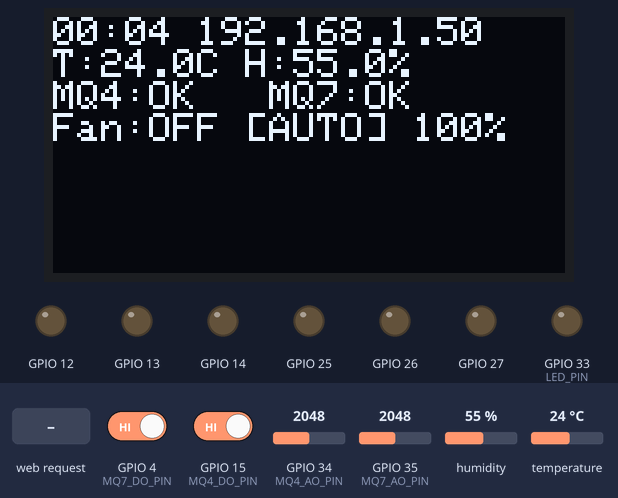
This program was run on a simulated ESP32. On the bench: 128×64 one-colour display, output pins drawn as LEDs (lit = HIGH). The inputs (shaded band) are chosen by the test bench; at power-on: humidity 55 %, GPIO 4 (MQ7_DO_PIN) HIGH, GPIO 15 (MQ4_DO_PIN) HIGH, GPIO 34 (MQ4_AO_PIN) = 2048, GPIO 35 (MQ7_AO_PIN) = 2048, temperature 24 °C. WiFi joins after 1.5 s; servers stay silent unless stated; storage starts empty; what the program prints to the serial monitor is not drawn.

Above: at 4.8 s.
4.9 s: humidity set to 69 %
At 6.5 s:
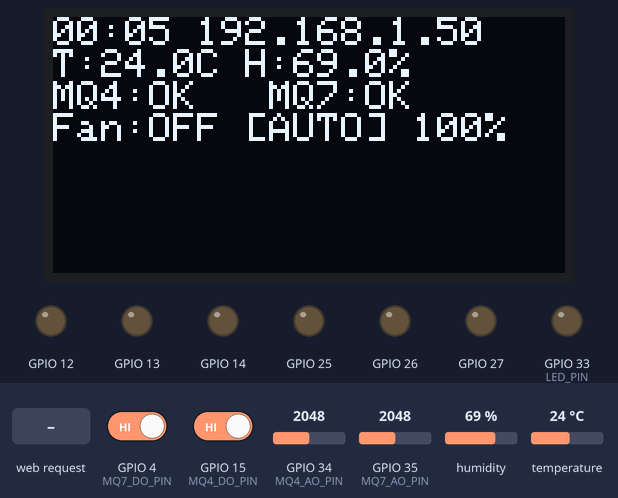
8.2 s: humidity set to 72 %
At 9.4 s:
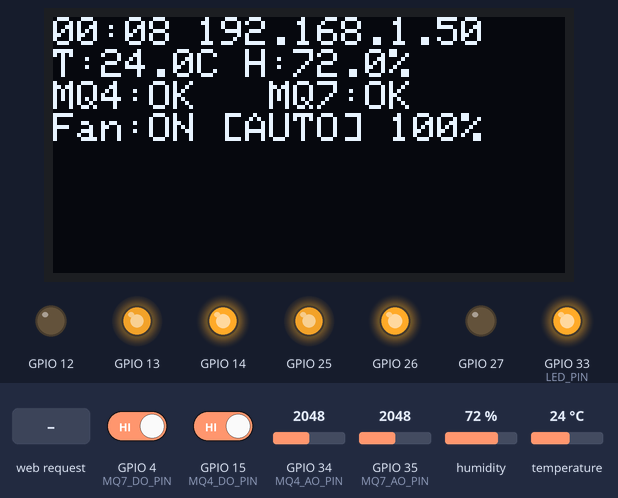
12.3 s: GPIO 4 (MQ7_DO_PIN) driven LOW
At 13.3 s:
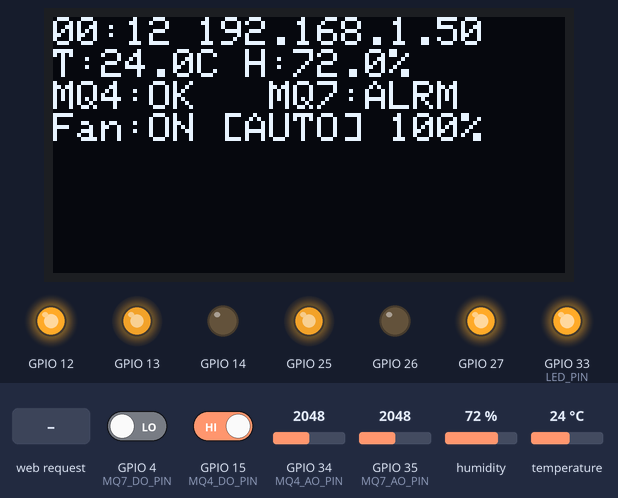
16.4 s: GPIO 15 (MQ4_DO_PIN) driven LOW
At 17.1 s:
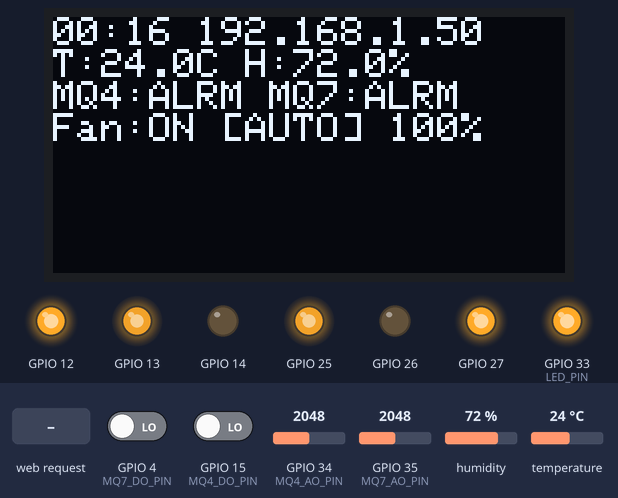
20.5 s: HTTP request GET /toggleMode?m=0 received
At 21.6 s:
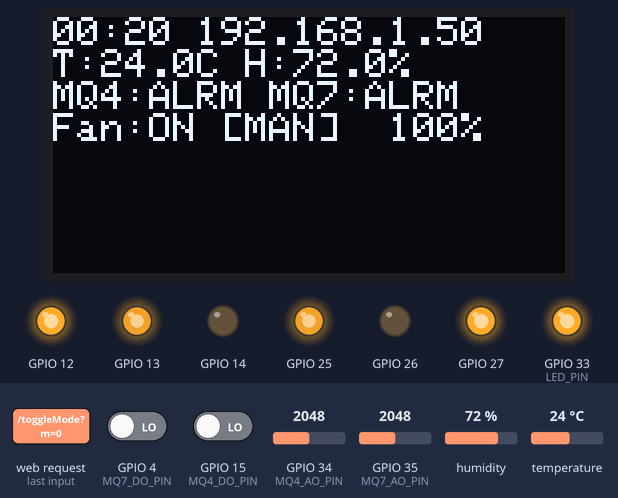
24.6 s: HTTP request GET /toggleFan received
At 25.4 s:
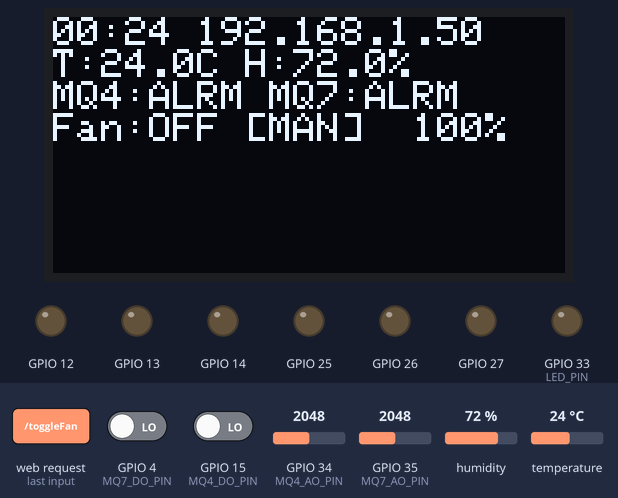
Timing chart, 0 to 27.6 s (numbered marks = the images above; inputs shaded):
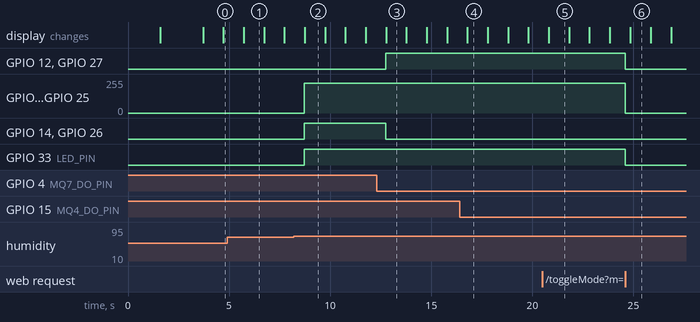

The program:

main.cpp
```cpp
/*
 * ================================================================
 * STAZIONE AMBIENTE + CONTROLLO VENTOLA  —  Web Dashboard
 * Modifiche: Aggiunti sensori Gas MQ-4 e MQ-7. Sicurezza ventole.
 * Hardware : ESP32 | BMP280 | AHT20 | SSD1306 | L298N (x2) | MQ-4 | MQ-7
 * Librerie : Adafruit_SSD1306, Adafruit_BMP280, Adafruit_AHTX0,
 * WiFi, WebServer, LittleFS (built-in ESP32 Arduino core)
 * ================================================================
 */

#include <Arduino.h>
#include <Wire.h>
#include <LittleFS.h>
#include <Adafruit_SSD1306.h>
#include <Adafruit_BMP280.h>
#include <Adafruit_AHTX0.h>
#include <WiFi.h>
#include <WebServer.h>
#include <ESPmDNS.h>

// ===================== CREDENZIALI WIFI =====================
#define WIFI_SSID "sr1777"
#define WIFI_PASS "milanmilan"

// ===================== PIN I2C =====================
#define SDA_PIN 17
#define SCL_PIN 16

// ===================== SENSORI GAS =====================
#define MQ4_AO_PIN 34  // Analog MQ-4 (ADC1 - Sicuro con WiFi)
#define MQ4_DO_PIN 15  // Digital MQ-4
#define MQ7_AO_PIN 35  // Analog MQ-7 (ADC1 - Sicuro con WiFi)
#define MQ7_DO_PIN 4   // Digital MQ-7

int mq4_analog = 0;
int mq4_digital = 1;
int mq7_analog = 0;
int mq7_digital = 1;

// ===================== OLED =====================
#define OLED_RST -1
#define ROW 64
#define COL 128
Adafruit_SSD1306 display(COL, ROW, &Wire, OLED_RST);

// ===================== SENSORI I2C =====================
Adafruit_BMP280 bmp;
Adafruit_AHTX0  aht;

// ===================== TIMER =====================
hw_timer_t *timer0 = NULL;
unsigned long lastMs = 0;
const unsigned int period = 1000;

float currentTemp, currentHum;
unsigned long totSec;
unsigned int  minutes, seconds;

// ===================== MOTORI (L298N) =====================
#define ENA 13
#define IN1 12
#define IN2 14
#define ENB 25
#define IN3 27
#define IN4 26

#define BUTTON_PIN  0
#define LED_PIN    33
#define DEBOUNCE_MS 50
#define CW  1
#define CCW 0

const int PWM_CHANNEL_A   = 0;
const int PWM_CHANNEL_B   = 1;
const int PWM_FREQ        = 20000;
const int PWM_RES         = 8;

bool motorOn   = false;
bool autoMode  = true;
int  direction = CW;

unsigned long lastDebounceTime = 0;
int  lastButtonState = HIGH;
int  buttonState     = HIGH;
unsigned long manualTimer = 0;

// ===================== PARAMETRI CONFIGURABILI =====================
float tempThreshold = 28.0;
float humThreshold  = 70.0;
int   fanSpeedPct   = 100;

// ===================== CLASSE MOTORE =====================
class Robojax_L298N_DC_motor {
public:
  Robojax_L298N_DC_motor(int in1, int in2, int ena, int ch)
    : _in1(in1), _in2(in2), _ena(ena), _ch(ch) {}

  void begin() {
    pinMode(_in1, OUTPUT);
    pinMode(_in2, OUTPUT);
    pinMode(_ena, OUTPUT);
    ledcSetup(_ch, PWM_FREQ, PWM_RES);
    ledcAttachPin(_ena, _ch);
    coast();
  }

  void rotate(int /*id*/, int pct, int dir) {
    uint8_t duty = map(pct, 0, 230, 204, 255);
    digitalWrite(_in1, dir == CW ? HIGH : LOW);
    digitalWrite(_in2, dir == CW ? LOW  : HIGH);
    ledcWrite(_ch, duty);
  }

  void coast() {
    ledcWrite(_ch, 0);
    digitalWrite(_in1, LOW);
    digitalWrite(_in2, LOW);
  }

private:
  int _in1, _in2, _ena, _ch;
};

Robojax_L298N_DC_motor motorA(IN1, IN2, ENA, PWM_CHANNEL_A);
Robojax_L298N_DC_motor motorB(IN3, IN4, ENB, PWM_CHANNEL_B);

void setFanState(bool state, int dir = CW) {
  motorOn   = state;
  direction = dir;
  if (motorOn) {
    motorA.rotate(1, fanSpeedPct, direction);
    motorB.rotate(1, fanSpeedPct, direction);
    digitalWrite(LED_PIN, HIGH);
  } else {
    motorA.coast();
    motorB.coast();
    digitalWrite(LED_PIN, LOW);
  }
}

// ===================== STORICO (buffer circolare) =====================
#define HISTORY_SIZE 120  // 2 minuti a 1 campione/s

struct History {
  float temp [HISTORY_SIZE] = {};
  float hum  [HISTORY_SIZE] = {};
  uint8_t fan[HISTORY_SIZE] = {};
  unsigned long ts[HISTORY_SIZE] = {};
  int head  = 0;
  int count = 0;
} hist;

void histPush(float t, float h, bool fan) {
  hist.temp[hist.head] = t;
  hist.hum [hist.head] = h;
  hist.fan [hist.head] = fan ? 1 : 0;
  hist.ts  [hist.head] = totSec;
  hist.head = (hist.head + 1) % HISTORY_SIZE;
  if (hist.count < HISTORY_SIZE) hist.count++;
}

// ===================== WEB SERVER =====================
WebServer server(80);

void handleRoot() {
  File f = LittleFS.open("/index.html", "r");
  if (!f) {
    server.send(503, "text/plain",
      "index.html non trovato nel filesystem.\n"
      "Carica i file con: Strumenti -> ESP32 Sketch Data Upload");
    return;
  }
  server.streamFile(f, "text/html");
  f.close();
}

void handleNotFound() {
  String path = server.uri();
  if (LittleFS.exists(path)) {
    File f = LittleFS.open(path, "r");
    String contentType = "text/plain";
    if (path.endsWith(".html")) contentType = "text/html";
    else if (path.endsWith(".css"))  contentType = "text/css";
    else if (path.endsWith(".js"))   contentType = "application/javascript";
    else if (path.endsWith(".json")) contentType = "application/json";
    else if (path.endsWith(".ico"))  contentType = "image/x-icon";
    else if (path.endsWith(".png"))  contentType = "image/png";
    else if (path.endsWith(".svg"))  contentType = "image/svg+xml";
    server.streamFile(f, contentType);
    f.close();
  } else {
    server.send(404, "text/plain", "File non trovato: " + path);
  }
}

void handleData() {
  String json = "{";
  json += "\"temp\":"      + String(currentTemp, 2) + ",";
  json += "\"hum\":"       + String(currentHum, 2)  + ",";
  json += "\"fanOn\":"     + String(motorOn   ? "true" : "false") + ",";
  json += "\"autoMode\":"  + String(autoMode  ? "true" : "false") + ",";
  json += "\"tempThresh\":"+ String(tempThreshold, 1) + ",";
  json += "\"humThresh\":" + String(humThreshold, 1) + ",";
  json += "\"fanSpeed\":"  + String(fanSpeedPct) + ",";
  json += "\"uptime\":"    + String(totSec) + ",";

  // Aggiunta dati gas JSON
  json += "\"mq4_a\":"     + String(mq4_analog) + ",";
  json += "\"mq4_d\":"     + String(mq4_digital) + ",";
  json += "\"mq7_a\":"     + String(mq7_analog) + ",";
  json += "\"mq7_d\":"     + String(mq7_digital) + ",";

  int n     = hist.count;
  int start = (hist.count < HISTORY_SIZE) ? 0 : hist.head;
  #define HIDX(i) ((start + (i)) % HISTORY_SIZE)

  json += "\"history\":{";
  json += "\"ts\":[";
  for (int i = 0; i < n; i++) { if (i) json += ","; json += String(hist.ts[HIDX(i)]); }
  json += "],";
  json += "\"temp\":[";
  for (int i = 0; i < n; i++) { if (i) json += ","; json += String(hist.temp[HIDX(i)], 1); }
  json += "],";
  json += "\"hum\":[";
  for (int i = 0; i < n; i++) { if (i) json += ","; json += String(hist.hum[HIDX(i)], 1); }
  json += "]";
  json += "}}";
  #undef HIDX

  server.sendHeader("Access-Control-Allow-Origin", "*");
  server.send(200, "application/json", json);
}

void handleToggleMode() {
  if (server.hasArg("m")) {
    autoMode = (server.arg("m").toInt() == 1);
    if (!autoMode) manualTimer = millis();
  }
  server.send(200, "text/plain", "OK");
}

void handleToggleFan() {
  autoMode   = false;
  manualTimer = millis();
  setFanState(!motorOn, CW);
  server.send(200, "text/plain", "OK");
}

void handleUpdateSettings() {
  if (server.hasArg("t")) tempThreshold = server.arg("t").toFloat();
  if (server.hasArg("h")) humThreshold  = server.arg("h").toFloat();
  if (server.hasArg("s")) {
    fanSpeedPct = server.arg("s").toInt();
    if (motorOn) {
      motorA.rotate(1, fanSpeedPct, direction);
      motorB.rotate(1, fanSpeedPct, direction);
    }
  }
  server.send(200, "text/plain", "OK");
}

// ===================== CONTROLLO AUTOMATICO =====================
void checkAutoControl() {
  if (!autoMode) return;

  // PRIORITÀ MASSIMA: Allarme Gas. Se rileva Metano (MQ4) o CO (MQ7) accende le ventole.
  // Tipicamente il pin digitale scende a LOW quando rileva gas.
  if (mq4_digital == LOW || mq7_digital == LOW) {
    setFanState(true, CW);
    return;
  }

  if (isnan(currentHum) || isnan(currentTemp)) return;

  if (currentHum > humThreshold) {
    setFanState(true, CCW);
    return;
  }
  if (currentTemp > tempThreshold) {
    setFanState(true, CW);
    return;
  }
  setFanState(false);
}

// ===================== SETUP =====================
void setup() {
  Serial.begin(115200);

  // --- Inizializzazione Pin Gas ---
  pinMode(MQ4_AO_PIN, INPUT);
  pinMode(MQ4_DO_PIN, INPUT);
  pinMode(MQ7_AO_PIN, INPUT);
  pinMode(MQ7_DO_PIN, INPUT);

  // --- Timer hardware ---
  timer0 = timerBegin(0, 80, true);
  timerStart(timer0);

  // --- I2C ---
  Wire.begin(SDA_PIN, SCL_PIN);

  // --- OLED ---
  while (!display.begin(SSD1306_SWITCHCAPVCC, 0x3C))
    Serial.println("Display non trovato");
  display.clearDisplay();
  display.setTextColor(SSD1306_WHITE);
  display.setTextSize(1);

  // --- Sensori ---
  while (!bmp.begin(0x77)) Serial.println("BMP280 non trovato");
  while (!aht.begin())     Serial.println("AHT20 non trovato");

  // --- GPIO ---
  pinMode(BUTTON_PIN, INPUT_PULLUP);
  pinMode(LED_PIN, OUTPUT);

  // --- Motori ---
  motorA.begin();
  motorB.begin();

  // --- LittleFS ---
  if (!LittleFS.begin(true)) {
    Serial.println("ERRORE: LittleFS mount fallito");
  } else {
    Serial.println("LittleFS montato correttamente");
  }

  // --- WiFi ---
  display.clearDisplay();
  display.setCursor(0, 0);
  display.println("Connessione WiFi...");
  display.display();

  WiFi.begin(WIFI_SSID, WIFI_PASS);
  int tries = 0;
  while (WiFi.status() != WL_CONNECTED && tries < 30) {
    delay(500);
    Serial.print(".");
    tries++;
  }

  display.clearDisplay();
  display.setCursor(0, 0);
  if (WiFi.status() == WL_CONNECTED) {
    Serial.println("\nWiFi connesso: " + WiFi.localIP().toString());
    display.println("WiFi OK");
    display.println(WiFi.localIP().toString());
  } else {
    Serial.println("\nWiFi fallito");
    display.println("WiFi fallito");
  }
  display.display();
  delay(2000);

  // --- mDNS ---
  if (MDNS.begin("ambiente")) {
    Serial.println("mDNS avviato: http://ambiente.local");
  }

  // --- Route HTTP ---
  server.on("/",                HTTP_GET, handleRoot);
  server.on("/data",            HTTP_GET, handleData);
  server.on("/toggleMode",      HTTP_GET, handleToggleMode);
  server.on("/toggleFan",       HTTP_GET, handleToggleFan);
  server.on("/updateSettings",  HTTP_GET, handleUpdateSettings);
  server.onNotFound(handleNotFound);

  server.begin();
  Serial.println("Server HTTP avviato sulla porta 80");
}

// ===================== LOOP =====================
void loop() {
  server.handleClient();

  totSec  = timerRead(timer0) / 1000000ULL;
  minutes = totSec / 60;
  seconds = totSec % 60;

  // --- Debounce pulsante fisico ---
  int reading = digitalRead(BUTTON_PIN);
  if (reading != lastButtonState) lastDebounceTime = millis();
  if ((millis() - lastDebounceTime) > DEBOUNCE_MS) {
    if (reading != buttonState) {
      buttonState = reading;
      if (buttonState == LOW) {
        autoMode    = false;
        manualTimer = millis();
        setFanState(!motorOn, CW);
      }
    }
  }
  lastButtonState = reading;

  // Ritorno automatico alla modalità AUTO dopo 30 s di manuale
  if (!autoMode && millis() - manualTimer > 30000) autoMode = true;

  // --- Campionamento sensori (1 Hz) ---
  if ((millis() - lastMs) > period) {
    lastMs = millis();

    // Lettura Sensori Gas
    mq4_analog  = analogRead(MQ4_AO_PIN);
    mq4_digital = digitalRead(MQ4_DO_PIN);
    mq7_analog  = analogRead(MQ7_AO_PIN);
    mq7_digital = digitalRead(MQ7_DO_PIN);

    // Lettura Temperatura/Umidita
    float tBmp = bmp.readTemperature();
    sensors_event_t humEv, tempEv;
    aht.getEvent(&humEv, &tempEv);
    float tAht = tempEv.temperature;

    currentTemp = (tBmp + tAht) / 2.0f;
    currentHum  = humEv.relative_humidity;

    histPush(currentTemp, currentHum, motorOn);
    checkAutoControl();

    // --- Aggiornamento OLED ---
    display.clearDisplay();
    display.setCursor(0, 0);
    display.printf("%02d:%02d ", minutes, seconds);
    if (WiFi.status() == WL_CONNECTED)
      display.print(WiFi.localIP().toString());
    display.println();
    display.println("T:" + String(currentTemp, 1) + "C H:" + String(currentHum, 1) + "%");

    // Mostro stato Gas (ALRM se LOW)
    display.print("MQ4:"); display.print(mq4_digital == LOW ? "ALRM " : "OK   ");
    display.print("MQ7:"); display.println(mq7_digital == LOW ? "ALRM" : "OK");

    display.print("Fan:"); display.print(motorOn ? "ON " : "OFF ");
    display.print(autoMode ? "[AUTO] " : "[MAN]  ");
    display.println(String(fanSpeedPct) + "%");
    display.display();
  }

  delay(10);
}
```

Measured:
- the behaviour switches between 70 and 71 % on humidity (found by bisection; images 1 and 2)
- after the input at 8.2 s, GPIO 13, GPIO 25: 0/255 → 225/255 after 0.51 s; GPIO 14, GPIO 26, GPIO 33 (LED_PIN): LOW → HIGH after 0.51 s; the display: changes after 0.54 s (image 2)
- after the input at 12.3 s, GPIO 12, GPIO 27: LOW → HIGH after 0.44 s; GPIO 14, GPIO 26: HIGH → LOW after 0.44 s; the display: changes after 0.46 s (image 3)
- after the input at 16.4 s, the display: changes after 0.38 s (image 4)
- after the input at 20.5 s, the display: changes after 0.31 s (image 5)
- after the input at 24.6 s, GPIO 12, GPIO 27, GPIO 33 (LED_PIN): HIGH → LOW at once; GPIO 13, GPIO 25: 225/255 → 0/255 at once; the display: changes after 0.24 s (image 6)
- what the display in image 4 shows lasts 1.0 s, from 16.8 s to 17.8 s
